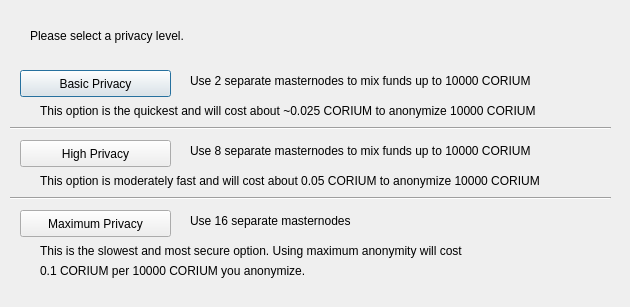
<?xml version="1.0" encoding="UTF-8"?>
<ui version="4.0">
 <class>ObfuscationConfig</class>
 <widget class="QDialog" name="ObfuscationConfig">
  <property name="geometry">
   <rect>
    <x>0</x>
    <y>0</y>
    <width>630</width>
    <height>307</height>
   </rect>
  </property>
  <property name="windowTitle">
   <string>Configure Obfuscation</string>
  </property>
  <widget class="QPushButton" name="buttonBasic">
   <property name="geometry">
    <rect>
     <x>20</x>
     <y>70</y>
     <width>151</width>
     <height>27</height>
    </rect>
   </property>
   <property name="text">
    <string>Basic Privacy</string>
   </property>
  </widget>
  <widget class="QPushButton" name="buttonHigh">
   <property name="geometry">
    <rect>
     <x>20</x>
     <y>140</y>
     <width>151</width>
     <height>27</height>
    </rect>
   </property>
   <property name="text">
    <string>High Privacy</string>
   </property>
  </widget>
  <widget class="QPushButton" name="buttonMax">
   <property name="geometry">
    <rect>
     <x>20</x>
     <y>210</y>
     <width>151</width>
     <height>27</height>
    </rect>
   </property>
   <property name="text">
    <string>Maximum Privacy</string>
   </property>
  </widget>
  <widget class="QLabel" name="label">
   <property name="geometry">
    <rect>
     <x>30</x>
     <y>20</y>
     <width>571</width>
     <height>31</height>
    </rect>
   </property>
   <property name="text">
    <string>Please select a privacy level.</string>
   </property>
  </widget>
  <widget class="QLabel" name="label_2">
   <property name="geometry">
    <rect>
     <x>190</x>
     <y>70</y>
     <width>421</width>
     <height>21</height>
    </rect>
   </property>
   <property name="text">
    <string>Use 2 separate masternodes to mix funds up to 10000 CORIUM</string>
   </property>
  </widget>
  <widget class="QLabel" name="label_3">
   <property name="geometry">
    <rect>
     <x>190</x>
     <y>140</y>
     <width>411</width>
     <height>21</height>
    </rect>
   </property>
   <property name="text">
    <string>Use 8 separate masternodes to mix funds up to 10000 CORIUM</string>
   </property>
  </widget>
  <widget class="QLabel" name="label_4">
   <property name="geometry">
    <rect>
     <x>190</x>
     <y>210</y>
     <width>421</width>
     <height>21</height>
    </rect>
   </property>
   <property name="text">
    <string>Use 16 separate masternodes</string>
   </property>
  </widget>
  <widget class="QLabel" name="label_6">
   <property name="geometry">
    <rect>
     <x>40</x>
     <y>100</y>
     <width>561</width>
     <height>21</height>
    </rect>
   </property>
   <property name="text">
    <string>This option is the quickest and will cost about ~0.025 CORIUM to anonymize 10000 CORIUM</string>
   </property>
  </widget>
  <widget class="QLabel" name="label_7">
   <property name="geometry">
    <rect>
     <x>40</x>
     <y>170</y>
     <width>561</width>
     <height>21</height>
    </rect>
   </property>
   <property name="text">
    <string>This option is moderately fast and will cost about 0.05 CORIUM to anonymize 10000 CORIUM</string>
   </property>
  </widget>
  <widget class="QLabel" name="label_8">
   <property name="geometry">
    <rect>
     <x>40</x>
     <y>240</y>
     <width>561</width>
     <height>21</height>
    </rect>
   </property>
   <property name="text">
    <string>This is the slowest and most secure option. Using maximum anonymity will cost</string>
   </property>
  </widget>
  <widget class="QLabel" name="label_9">
   <property name="geometry">
    <rect>
     <x>40</x>
     <y>260</y>
     <width>561</width>
     <height>21</height>
    </rect>
   </property>
   <property name="text">
    <string>0.1 CORIUM per 10000 CORIUM you anonymize.</string>
   </property>
  </widget>
  <widget class="Line" name="line">
   <property name="geometry">
    <rect>
     <x>10</x>
     <y>120</y>
     <width>601</width>
     <height>16</height>
    </rect>
   </property>
   <property name="orientation">
    <enum>Qt::Horizontal</enum>
   </property>
  </widget>
  <widget class="Line" name="line_2">
   <property name="geometry">
    <rect>
     <x>10</x>
     <y>190</y>
     <width>601</width>
     <height>16</height>
    </rect>
   </property>
   <property name="orientation">
    <enum>Qt::Horizontal</enum>
   </property>
  </widget>
 </widget>
 <resources/>
 <connections/>
</ui>
